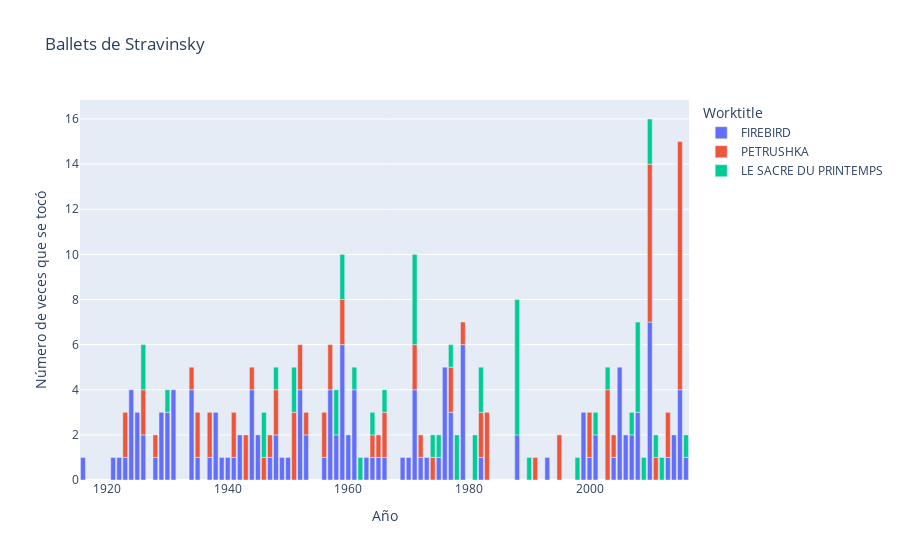

Source (notebook cell):
### Markdown cell above
De igual manera observamos que en el año 2010 es cuando se tocó más veces el ballet ya mencionado

Otro punto importante es que la primera vez que se ejecutó fue en el año 1916, 6 años después de su estreno en la Ópera de París. Esto es un poco extraño debido a que la orquesta de Nueva York tardó 6 años en tocar una obra la cual fue un exito inmediato en París. Lo esperado es que dicha composición haya sido ejecutada en Estados Unidos poco tiempo despues del estreno

### Code cell
#Ahora vamos a analizar en conjunto sus tres ballets, los cuales son sus obras más conocidas

#Primero tomamos una lista con el nombre de los tres ballets
ballets_lista = ['FIREBIRD', 'PETRUSHKA ', 'SACRE DU PRINTEMPS']

#Vamos a reemplazar el nombre de los ballets
def reemplazar(variable):
    if variable.str.contains('FIREBIRD'):
        variable = 'FIREBIRD'
    elif variable.str.contains('PETRUSHKA'):
        variable = 'PETRUSHKA'
    elif variable.str.contains('SACRE DU PRINTEMPS'):
        variable = 'LE SACRE DU PRINTEMPS'

#Ahora buscamos las veces que se tocaron, ya sea acompañado de ballet, su version orquestal, piano, etc
ballets = unicos[unicos['Worktitle'].str.contains('|'.join(ballets_lista))]
#Reemplazamos el nombre de los ballets

ballets.loc[(ballets['Worktitle'].str.contains('FIREBIRD')), 'Worktitle'] = 'FIREBIRD'
ballets.loc[(ballets['Worktitle'].str.contains('PETRUSHKA')), 'Worktitle'] = 'PETRUSHKA'
ballets.loc[(ballets['Worktitle'].str.contains('SACRE DU PRINTEMPS')), 'Worktitle'] = 'LE SACRE DU PRINTEMPS'

#Agrupamos para poder contar
ballets = ballets.groupby([ballets.index.year, 'Worktitle']).count()
ballets.reset_index(inplace = True)

labels3 = {'Date' : 'Año', 'Location' : 'Número de veces que se tocó'}

fig = px.bar(ballets, x = 'Date', y = 'Location', color ='Worktitle', title = 'Ballets de Stravinsky', labels = labels3)
fig.show()

### Figure 1 — Plotly figure (JSON) as saved in the notebook; plotly's stock layout.template omitted (floating-point values rounded to 4 significant figures)
{"data": [{"alignmentgroup": "True", "hovertemplate": "Worktitle=FIREBIRD<br>Año=%{x}<br>Número de veces que se tocó=%{y}<extra></extra>", "legendgroup": "FIREBIRD", "marker": {"color": "#636efa", "pattern": {"shape": ""}}, "name": "FIREBIRD", "offsetgroup": "FIREBIRD", "orientation": "v", "showlegend": true, "textposition": "auto", "type": "bar", "x": [1916, 1921, 1922, 1923, 1924, 1925, 1926, 1928, 1929, 1930, 1931, 1934, 1935, 1937, 1938, 1939, 1940, 1941, 1942, 1944, 1945, 1947, 1948, 1949, 1950, 1952, 1953, 1956, 1957, 1958, 1959, 1960, 1961, 1963, 1964, 1965, 1966, 1969, 1970, 1971, 1972, 1973, 1975, 1976, 1977, 1979, 1982, 1988, 1993, 1999, 2000, 2001, 2004, 2005, 2006, 2007, 2008, 2010, 2013, 2014, 2015, 2016], "xaxis": "x", "y": [1, 1, 1, 1, 4, 3, 2, 1, 3, 3, 4, 4, 1, 1, 3, 1, 1, 1, 2, 4, 2, 1, 2, 1, 1, 4, 2, 1, 4, 2, 6, 2, 4, 1, 1, 1, 1, 1, 1, 4, 1, 1, 1, 5, 3, 6, 1, 2, 1, 3, 1, 2, 1, 5, 2, 2, 3, 7, 1, 2, 4, 1], "yaxis": "y"}, {"alignmentgroup": "True", "hovertemplate": "Worktitle=PETRUSHKA<br>Año=%{x}<br>Número de veces que se tocó=%{y}<extra></extra>", "legendgroup": "PETRUSHKA", "marker": {"color": "#EF553B", "pattern": {"shape": ""}}, "name": "PETRUSHKA", "offsetgroup": "PETRUSHKA", "orientation": "v", "showlegend": true, "textposition": "auto", "type": "bar", "x": [1923, 1926, 1928, 1934, 1935, 1937, 1941, 1943, 1944, 1946, 1947, 1948, 1951, 1952, 1953, 1956, 1957, 1959, 1964, 1965, 1966, 1971, 1972, 1974, 1977, 1979, 1982, 1983, 1991, 1995, 2000, 2003, 2004, 2010, 2011, 2013, 2015], "xaxis": "x", "y": [2, 2, 1, 1, 2, 2, 2, 2, 1, 1, 1, 2, 3, 2, 1, 2, 2, 2, 1, 1, 2, 2, 1, 1, 2, 1, 2, 3, 1, 2, 2, 4, 1, 7, 1, 2, 11], "yaxis": "y"}, {"alignmentgroup": "True", "hovertemplate": "Worktitle=LE SACRE DU PRINTEMPS<br>Año=%{x}<br>Número de veces que se tocó=%{y}<extra></extra>", "legendgroup": "LE SACRE DU PRINTEMPS", "marker": {"color": "#00cc96", "pattern": {"shape": ""}}, "name": "LE SACRE DU PRINTEMPS", "offsetgroup": "LE SACRE DU PRINTEMPS", "orientation": "v", "showlegend": true, "textposition": "auto", "type": "bar", "x": [1926, 1930, 1946, 1948, 1951, 1958, 1959, 1961, 1962, 1964, 1966, 1971, 1974, 1975, 1977, 1978, 1981, 1982, 1988, 1990, 1998, 2001, 2003, 2007, 2008, 2009, 2010, 2011, 2012, 2016], "xaxis": "x", "y": [2, 1, 2, 1, 2, 2, 2, 1, 1, 1, 1, 4, 1, 1, 1, 2, 2, 2, 6, 1, 1, 1, 1, 1, 4, 1, 2, 1, 1, 1], "yaxis": "y"}], "layout": {"barmode": "relative", "legend": {"title": {"text": "Worktitle"}, "tracegroupgap": 0}, "title": {"text": "Ballets de Stravinsky"}, "xaxis": {"anchor": "y", "domain": [0, 1], "title": {"text": "Año"}}, "yaxis": {"anchor": "x", "domain": [0, 1], "title": {"text": "Número de veces que se tocó"}}}}
